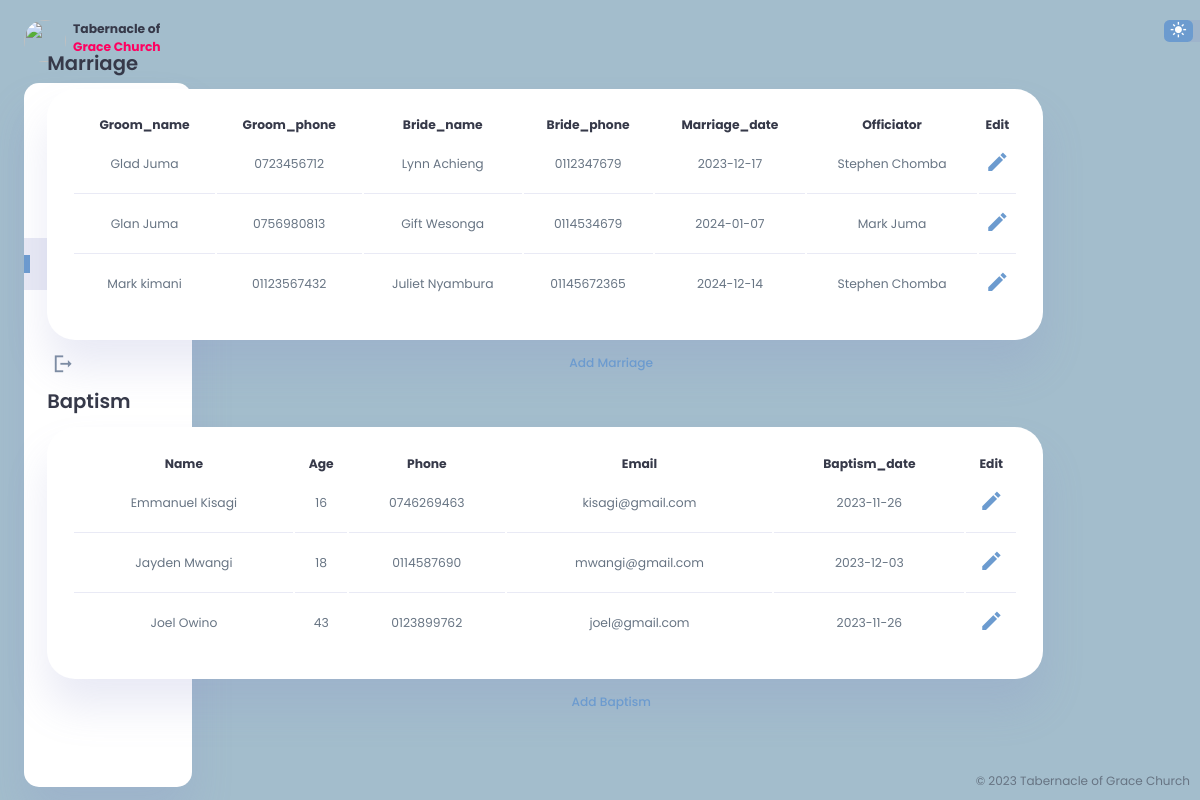
/event.php, run on the app's committed database.
### tables this page shows
CREATE TABLE `marriage` (
  `ID` int(11) NOT NULL,
  `Groom_name` varchar(40) NOT NULL,
  `Groom_phone` varchar(15) NOT NULL,
  `Bride_name` varchar(40) NOT NULL,
  `Bride_phone` varchar(15) NOT NULL,
  `Marriage_date` date NOT NULL,
  `Officiator` varchar(40) NOT NULL
);

CREATE TABLE `baptism` (
  `ID` int(11) NOT NULL,
  `Name` varchar(50) NOT NULL,
  `Age` varchar(5) NOT NULL,
  `Phone` varchar(50) NOT NULL,
  `Email` varchar(40) NOT NULL,
  `Baptism_date` date NOT NULL
);

### event.php (the view, shortened to what this page needs)
<!DOCTYPE html>
<html lang="en">
<head>
  <link rel="stylesheet" href="Styles/dashboard.css">
  <link rel="stylesheet" href="Styles/footer.css">
</head>
<body>
  <div class="event">
    <aside>
      <div class="toggle">
        <div class="logo">
          <img src="images/logo.jpg">
          <h4>Tabernacle of <span class="danger">Grace Church</span></h4>
        </div>
      </div>
      <div class="sidebar">
          <a href="dashboard.php">
          </a>
          <a href="register.php">
          </a>
          <a href="Bank.php">
          </a>
          <a href="event.php" class="active">
          </a>
          <a href="inventory.php">
          </a>
          <a href="index.php">
            <span class="material-icons-sharp">
            </span>
          </a>
      </div>
    </aside>
    <main>
      <div class="recent-orders">
        <h2>Marriage</h2>
        <table>
          <thead>
            <tr>
              <th>Groom_name</th>
              <th>Groom_phone</th>
              <th>Bride_name</th>
              <th>Bride_phone</th>
              <th>Marriage_date</th>
              <th>Officiator</th>
              <th>Edit</th>
            </tr>
          </thead>
          <tbody>
            <?php @include 'dbconnection.php';
              $sql = "SELECT * FROM Marriage";
              $result = $conn->query($sql);
              while($row = $result -> fetch_assoc()){
                echo "
                <tr>
                  <td>$row[ID]</td>
                  <td>$row[Groom_name]</td>
                  <td>$row[Groom_phone]</td>
                  <td>$row[Bride_name]</td>
                  <td>$row[Bride_phone]</td>
                  <td>$row[Marriage_date]</td>
                  <td>$row[Officiator]</td>
                  <td>
                    <a class='btn btn-primary btn-sm' href='edit_Marriage.php?ID=$row[ID]'>
                    <span class='material-icons-sharp'>
                      edit
                    </span>
                    </a>
                  </td>
                  <td>
                    <a class='btn btn-primary btn-sm' href='remove_marriage.php?ID=$row[ID]'>
                    <span class='material-icons-sharp'>
                      remove
                    </span>
                    </a>
                  </td>
                </tr>
                ";
              }
            ?>
          </tbody>
        </table>
        <a href="add_marriage.php"><h3>Add Marriage</h3></a>
        <h2>Baptism</h2>
        <table>
          <thead>
            <tr>
              <th>Name</th>
              <th>Age</th>
              <th>Phone</th>
              <th>Email</th>
              <th>Baptism_date</th>
              <th>Edit</th>
            </tr>
          </thead>
          <tbody>
            <?php @include 'dbconnection.php';
              $sql = "SELECT * FROM Baptism";
              $result = $conn->query($sql);
              while($row = $result -> fetch_assoc()){
                echo "
                <tr>
                  <td>$row[ID]</td>
                  <td>$row[Name]</td>
                  <td>$row[Age]</td>
                  <td>$row[Phone]</td>
                  <td>$row[Email]</td>
                  <td>$row[Baptism_date]</td>
                  <td>
                    <a class='btn btn-primary btn-sm' href='edit_Baptism.php?ID=$row[ID]'>
                    <span class='material-icons-sharp'>
                      edit
                    </span>
                    </a>
                  </td>
                  <td>
                    <a class='btn btn-primary btn-sm' href='remove_Baptism.php?ID=$row[ID]'>
                    <span class='material-icons-sharp'>
                      remove
                    </span>
                    </a>
                  </td>
                </tr>
                ";
              }
            ?>
          </tbody>
        </table>
        <a href="add_Batism.php"><h3>Add Baptism</h3></a>
      </div>
    </main>
    <div class="right-section">
      <div class="nav">
        <div class="dark-mode">
          <span class="material-icons-sharp active">
          </span>
          <span class="material-icons-sharp">
          </span>
        </div>
      </div>
    </div>
  </div>
  <footer class="foot">
    <p>&copy; 2023 Tabernacle of Grace Church</p>
  </footer>
</body>
</html>

### Styles/dashboard.css (style rules this page uses)
:root { --color-primary: #6C9BCF; --color-danger: #FF0060; --color-success: #1B9C85; --color-warning: #F7D060; --color-white: #fff; --color-info-dark: #7d8da1; --color-dark: #363949; --color-light: rgba(132, 139, 200, 0.18); --color-dark-variant: #677483; --color-background: #a3bdcc; --card-border-radius: 2rem; --border-radius-1: 0.4rem; --border-radius-2: 1.2rem; --card-padding: 1.8rem; --padding-1: 1.2rem; --box-shadow: 0 2rem 3rem var(--color-light); }
* { margin: 0; padding: 0; outline: 0; border: 0; text-decoration: none; box-sizing: border-box; }
html { font-size: 14px; }
body { width: 100vw; height: 100vh; font-family: 'Poppins', sans-serif; font-size: 0.88rem; user-select: none; overflow-x: hidden; color: var(--color-dark); background-color: var(--color-background); }
a { color: var(--color-dark); }
img { display: block; width: 100%; object-fit: cover; border-radius: 50%; }
h2 { font-weight: 600; font-size: 1.4rem; }
h3 { font-weight: 500; font-size: 0.87rem; }
p { color: var(--color-dark-variant); }
.danger { color: var(--color-danger); }
aside { height: 100vh; }
aside .toggle { display: flex; align-items: center; justify-content: space-between; margin-top: 1.4rem; }
aside .toggle .logo { display: flex; gap: 0.5rem; }
aside .logo img { width: 3rem; height: 3rem; border-radius: 50px; }
aside .sidebar { display: flex; flex-direction: column; background-color: var(--color-white); box-shadow: var(--box-shadow); border-radius: 15px; height: 88vh; position: relative; top: 1.5rem; transition: all 0.3s ease; }
aside .sidebar a { display: flex; align-items: center; color: var(--color-info-dark); height: 3.7rem; gap: 1rem; position: relative; margin-left: 2rem; transition: all 0.3s ease; }
aside .sidebar a span { font-size: 1.6rem; transition: all 0.3s ease; }
aside .sidebar a:last-child { position: absolute; bottom: 2rem; width: 100%; }
aside .sidebar a.active { width: 100%; color: var(--color-primary); background-color: var(--color-light); margin-left: 0; }
aside .sidebar a.active::before { content: ''; width: 6px; height: 18px; background-color: var(--color-primary); }
main { margin-top: 1.4rem; }
main .recent-orders { margin-top: 1.3rem; }
main .recent-orders h2 { margin-bottom: 0.8rem; }
main .recent-orders table { background-color: var(--color-white); width: 100%; padding: var(--card-padding); text-align: center; box-shadow: var(--box-shadow); border-radius: var(--card-border-radius); transition: all 0.3s ease; }
main table tbody td { height: 2.8rem; border-bottom: 1px solid var(--color-light); color: var(--color-dark-variant); }
main table tbody tr:last-child td { border: none; }
main .recent-orders a { text-align: center; display: block; margin: 1rem auto; color: var(--color-primary); }
.right-section { margin-top: 1.4rem; }
.right-section .nav { display: flex; justify-content: center; gap: 2rem; }
.right-section .dark-mode { background-color: var(--color-light); display: flex; justify-content: space-between; align-items: center; height: 1.6rem; width: 4.2rem; cursor: pointer; border-radius: var(--border-radius-1); }
.right-section .dark-mode span { font-size: 1.2rem; width: 50%; height: 100%; display: flex; align-items: center; justify-content: center; }
.right-section .dark-mode span.active { background-color: var(--color-primary); color: white; border-radius: var(--border-radius-1); }
@media screen and (max-width: 1200px) { aside .sidebar a { width: 5.6rem; } }
@media screen and (max-width: 1200px) { aside .sidebar a:last-child { position: relative; margin-top: 1.8rem; } }
@media screen and (max-width: 1200px) { main .recent-orders { width: 94%; position: absolute; left: 50%; transform: translateX(-50%); margin: 2rem 0 0 0.8rem; } }
@media screen and (max-width: 1200px) { main .recent-orders table { width: 83vw; } }

### Styles/footer.css (style rules this page uses)
.foot { position: fixed; bottom: 0; right: 0; font-size: 12px; padding: 10px; font-weight: 400; }

### event.php (style rules this page uses)
.event { display: grid; width: 96%; margin: 0 auto; gap: 1.8rem; grid-template-columns: 12rem 80% 5%; }

### data on the page
marriage: Groom_name "Glad Juma", Groom_phone "0723456712", Bride_name "Lynn Achieng", Bride_phone "0112347679", Marriage_date "2023-12-17", Officiator "Stephen Chomba"
marriage: Groom_name "Glan Juma", Groom_phone "0756980813", Bride_name "Gift Wesonga", Bride_phone "0114534679", Marriage_date "2024-01-07", Officiator "Mark Juma"
marriage: Groom_name "Mark kimani", Groom_phone "01123567432", Bride_name "Juliet Nyambura", Bride_phone "01145672365", Marriage_date "2024-12-14", Officiator "Stephen Chomba"
baptism: Name "Emmanuel Kisagi", Age "16", Phone "0746269463", Email "kisagi@gmail.com", Baptism_date "2023-11-26"
baptism: Name "Jayden Mwangi", Age "18", Phone "0114587690", Email "mwangi@gmail.com", Baptism_date "2023-12-03"
baptism: Name "Joel Owino", Age "43", Phone "0123899762", Email "joel@gmail.com", Baptism_date "2023-11-26"
